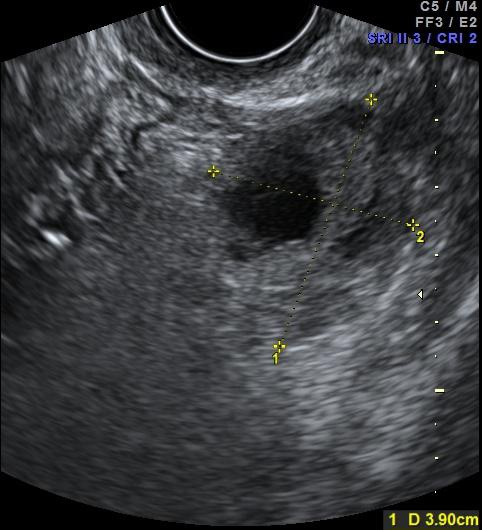
#> input picture my-2d/images/00.JPG, 482 x 530 px
$ python -i elastic_deform.py   (imports and definitions only)
#> lines starting #> are read from the running program, lines starting #| are printed output that depends on the picture
import numpy as np
from scipy.interpolate import RegularGridInterpolator
from scipy.ndimage.filters import gaussian_filter

"""
 Elastic deformation of images as described in
 Simard, Steinkraus and Platt, "Best Practices for
 Convolutional Neural Networks applied to Visual
 Document Analysis", in
 Proc. of the International Conference on Document Analysis and
 Recognition, 2003.

 Modified from:
 https://gist.github.com/chsasank/4d8f68caf01f041a6453e67fb30f8f5a
 https://github.com/fcalvet/image_tools/blob/master/image_augmentation.py#L62

 Modified to take 3D inputs
 Deforms both the image and corresponding label file
 Label volumes are interpolated via nearest neighbour
 """


def elastic_transform_3d(img_numpy, labels=None, alpha=1, sigma=20, c_val=0.0, method="linear"):
    """
    :param img_numpy: 3D medical image modality
    :param labels: 3D medical image labels
    :param alpha: scaling factor of gaussian filter
    :param sigma: standard deviation of random gaussian filter
    :param c_val: fill value
    :param method: interpolation method. supported methods : ("linear", "nearest")
    :return: deformed image and/or label
    """
    assert img_numpy.ndim == 3, 'Wrong img shape, provide 3D img'
    if labels is not None:
        assert img_numpy.shape == labels.shape, "Shapes of img and label do not much!"
    shape = img_numpy.shape

    # Define 3D coordinate system
    coords = np.arange(shape[0]), np.arange(shape[1]), np.arange(shape[2])

    # Interpolated img
    im_intrps = RegularGridInterpolator(coords, img_numpy,
                                        method=method,
                                        bounds_error=False,
                                        fill_value=c_val)

    # Get random elastic deformations
    dx = gaussian_filter((np.random.rand(*shape) * 2 - 1), sigma,
                         mode="constant", cval=0.) * alpha
    dy = gaussian_filter((np.random.rand(*shape) * 2 - 1), sigma,
                         mode="constant", cval=0.) * alpha
    dz = gaussian_filter((np.random.rand(*shape) * 2 - 1), sigma,
                         mode="constant", cval=0.) * alpha

    # Define sample points
    x, y, z = np.mgrid[0:shape[0], 0:shape[1], 0:shape[2]]
    indices = np.reshape(x + dx, (-1, 1)), \
              np.reshape(y + dy, (-1, 1)), \
              np.reshape(z + dz, (-1, 1))

    # Interpolate 3D image image
    img_numpy = im_intrps(indices).reshape(shape)

    # Interpolate labels
    if labels is not None:
        lab_intrp = RegularGridInterpolator(coords, labels,
                                            method="nearest",
                                            bounds_error=False,
                                            fill_value=0)

        labels = lab_intrp(indices).reshape(shape).astype(labels.dtype)
        return img_numpy, labels

    return img_numpy


class ElasticTransform(object):
    def __init__(self, alpha=1, sigma=20, c_val=0.0, method="linear"):
        self.alpha = alpha
        self.sigma = sigma
        self.c_val = c_val
        self.method = method

    def __call__(self, img_numpy, label=None):
        img_numpy, label = elastic_transform_3d(img_numpy, label, self.alpha, self.sigma, self.c_val, self.method)
        return img_numpy, label


# [17 lines not run here, left out]

>>> import cv2
>>> picture = cv2.imread('../../../my-2d/images/00.JPG')
#> picture is the input picture: shape (530, 482, 3); mean B, G, R 61.5, 59, 57.7
>>> result = elastic_transform_3d(picture)
#> in elastic_transform_3d, `img_numpy = im_intrps(indices).reshape(shape)`:
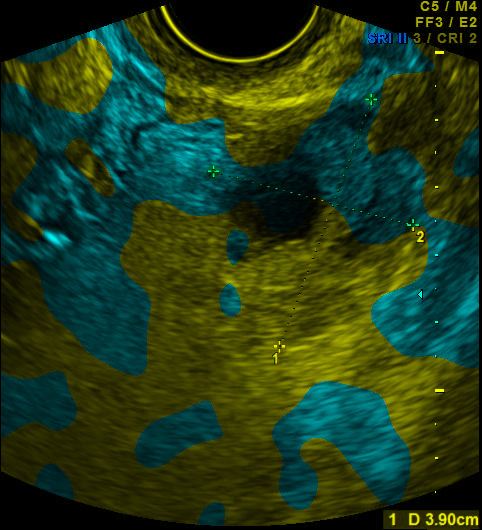
#> img_numpy: shape (530, 482, 3) float64; mean of channels 0, 1, 2 24.6, 59, 34.8; drawn as B, G, R

$ run again, on my-2d/images/10.JPG
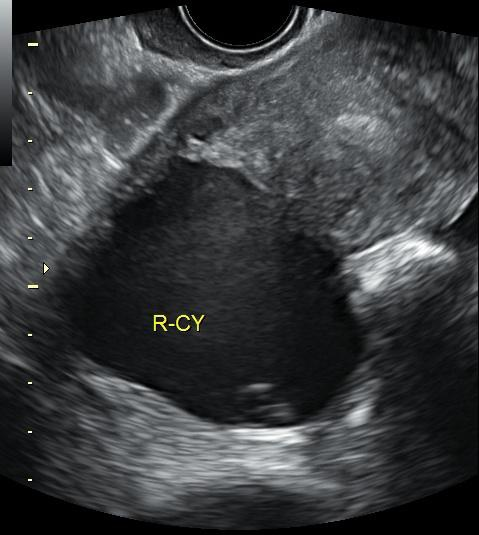
#> input picture my-2d/images/10.JPG, 479 x 535 px
#> picture is the input picture: shape (535, 479, 3); mean B, G, R 60.2, 58.3, 56.6
#> in elastic_transform_3d, `img_numpy = im_intrps(indices).reshape(shape)`:
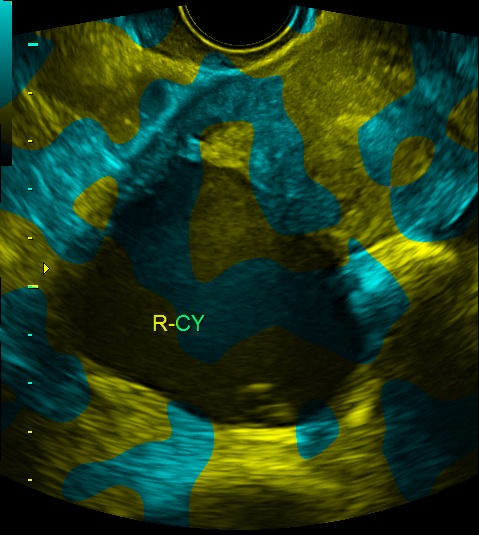
#> img_numpy: shape (535, 479, 3) float64; mean of channels 0, 1, 2 26.2, 58.3, 31.9; drawn as B, G, R

$ run again, on my-2d/images/20.JPG
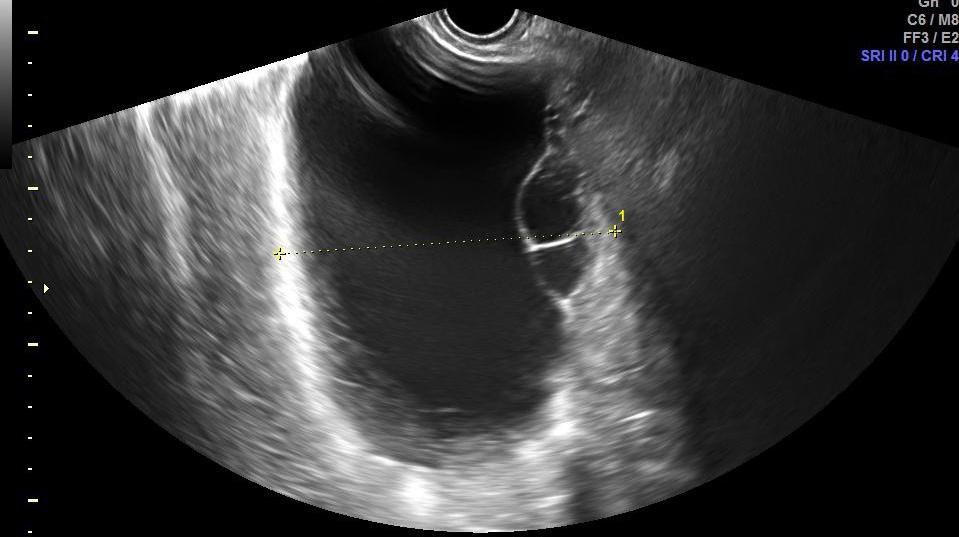
#> input picture my-2d/images/20.JPG, 959 x 537 px
#> picture is the input picture: shape (537, 959, 3); mean B, G, R 52.5, 52.4, 52.4
#> in elastic_transform_3d, `img_numpy = im_intrps(indices).reshape(shape)`:
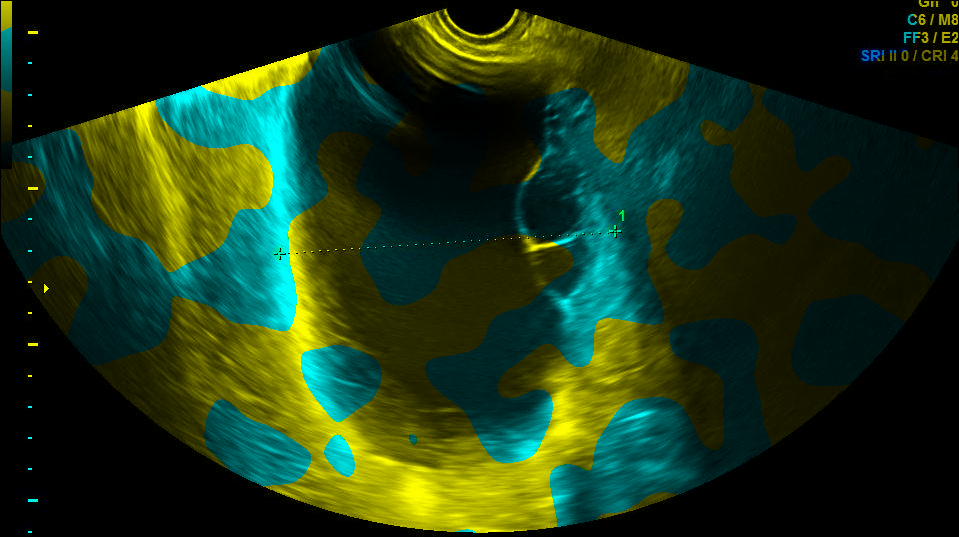
#> img_numpy: shape (537, 959, 3) float64; mean of channels 0, 1, 2 22.9, 52.3, 29.4; drawn with min black and max white
